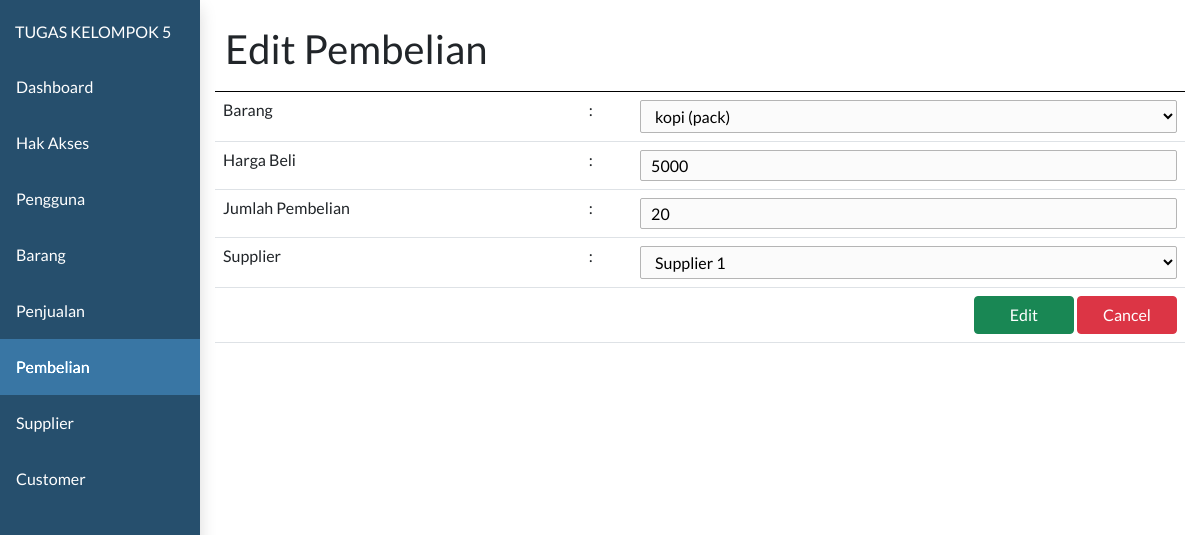
The page /toko/admin.php?page=pembelian&subpage=pembelian-detail&id=15 on the database its author committed.
### tables this page shows
CREATE TABLE `pembelian` (
  `id_pembelian` int(11) NOT NULL,
  `jumlah_pembelian` int(11) DEFAULT NULL,
  `harga_beli` double DEFAULT NULL,
  `id_barang` int(11) DEFAULT NULL,
  `id_supplier` int(11) DEFAULT NULL,
  `created_at` timestamp NULL DEFAULT current_timestamp(),
  `updated_at` timestamp NULL DEFAULT NULL ON UPDATE current_timestamp()
);

CREATE TABLE `barang` (
  `id_barang` int(11) NOT NULL,
  `nama_barang` varchar(255) DEFAULT NULL,
  `keterangan` text DEFAULT NULL,
  `satuan` varchar(20) DEFAULT NULL,
  `id_pengguna` int(11) DEFAULT NULL
);

CREATE TABLE `supplier` (
  `id_supplier` int(11) NOT NULL,
  `nama_supplier` varchar(255) DEFAULT NULL,
  `no_hp_supplier` varchar(30) DEFAULT NULL,
  `alamat_supplier` text DEFAULT NULL
);

### toko/controller/pembelian_controller.php (called while the page is built, shortened)
<?php
require_once "controller/base_controller.php";
class PembelianController {
    function callmodel(){
        $baseController = new BaseController();
    }
    function pembelian_detail($data){
        $model = new model;
        $penjualan_detail = $model->selectWhere("pembelian", "id_pembelian = '$data'");
        return $penjualan_detail;
    }
}
?>

### toko/model/model.php (called while the page is built, shortened)
<?php
class model {
    function select($table){
        require "koneksi.php";
        $data = mysqli_query($connect, "SELECT * FROM $table");
        $dataarray = array();
            while($row = mysqli_fetch_assoc($data)){
                $dataarray[] = $row;
            }
        return $dataarray;
    }
    function selectWhere($table, $where){
        require "koneksi.php";
        $data = mysqli_query($connect, "SELECT * FROM $table where $where");
        $dataarray = array();
            while($row = mysqli_fetch_assoc($data)){
                $dataarray[] = $row;
            }
        return $dataarray;
    }
}
?>

### toko/controller/barang_controller.php (called while the page is built, shortened)
<?php
require_once "controller/base_controller.php";
class BarangController {
    function callmodel(){
        $baseController = new BaseController();
    }
    function barang_list(){
        $model = new model;
        $barang_list = $model->select("barang");
        return $barang_list;
    }
}
?>

### toko/controller/supplier_controller.php (called while the page is built, shortened)
<?php
require_once "controller/base_controller.php";
class SupplierController {
    function callmodel(){
        $baseController = new BaseController();
    }
    function supplier_list(){
        $model = new model;
        $supplier_list = $model->select("supplier");
        return $supplier_list;
    }
}
?>

### toko/view/pembelian/pembelian-detail.php (the view, shortened to what this page needs)
<?php
require_once "controller/pembelian_controller.php";
require_once "controller/supplier_controller.php";
require_once "controller/barang_controller.php";
$pembelianController = new PembelianController();
$pembelianController->callasset();
$pembelianDetail = null;
if (isset($_GET['id'])) {
  $pembelianDetail = $pembelianController->pembelian_detail($_GET['id']);
}
$supplierController = new SupplierController();
$supplierList = $supplierController->supplier_list();
$barangController = new BarangController();
$barangList = $barangController->barang_list();
?>
<html>
<head>
</head>
<body>
  <div class="clm-12" style="border-bottom:1px solid black;">
    <h1><?php echo $pembelianDetail != null ? "Edit Pembelian" : "Tambah Pembelian" ?></h1>
  </div>
  <form action="submit.php" method="post" enctype="multipart/form-data">
    <table class="table">
      <tr>
        <td>Barang</td>
        <td>:</td>
        <td>
          <select name="id_barang" class="input" required>
            <?php foreach ($barangList as $barang) : ?>
              <option value="<?php echo $barang['id_barang']; ?>" <?php if ($pembelianDetail != null && $barang['id_barang'] == $pembelianDetail[0]['id_barang']) {
                                                                        echo "selected";
                                                                      } ?>><?php echo $barang['nama_barang'] . " (" . $barang["satuan"] . ")"; ?></option>
            <?php endforeach ?>
          </select>
        </td>
      </tr>
      <tr>
        <td>Harga Beli</td>
        <td>:</td>
        <td><input type="text" class="input" name="harga_beli" value="<?php echo $pembelianDetail != null ? $pembelianDetail[0]['harga_beli'] : '' ?>" autocomplete="off" required/></td>
      </tr>
      <tr>
        <td>Jumlah Pembelian</td>
        <td>:</td>
        <td><input type="text" class="input" name="jumlah_pembelian" value="<?php echo $pembelianDetail != null ? $pembelianDetail[0]['jumlah_pembelian'] : '' ?>" autocomplete="off" required/></td>
      </tr>
      <tr>
        <td>Supplier</td>
        <td>:</td>
        <td>
          <select name="id_supplier" class="input" required>
            <?php foreach ($supplierList as $supplier) : ?>
              <option value="<?php echo $supplier['id_supplier']; ?>" <?php if ($pembelianDetail != null && $supplier['id_supplier'] == $pembelianDetail[0]['id_supplier']) {
                                                                        echo "selected";
                                                                      } ?>><?php echo $supplier['nama_supplier']; ?></option>
            <?php endforeach ?>
          </select>
        </td>
      </tr>
      <tr>
        <td colspan="3" style="text-align:right">
          <?php if ($pembelianDetail) : ?>
            <input type="submit" name="pembelian-edit-submit" class="btn btn-success" style="width:100px;" value="Edit">
          <?php endif ?>
          <a href="?page=pembelian&&subpage=pembelian-list"><input type="button" class="btn btn-danger" style="width:100px;" value="Cancel"></a>
        </td>
      </tr>
    </table>
  </form>
</body>
</html>

### toko/assets/css/style.css (style rules this page uses)
* { font-family: 'lato'; margin: 0px; }
.clm-1, .clm-2, .clm-3, .clm-4, .clm-5, .clm-6, .clm-7, .clm-8, .clm-9, .clm-10, .clm-11, .clm-12 { float:left; padding:10px; box-sizing: border-box; }
.clm-12 { width:100%; }
.input { padding: 5px 10px; border:1px solid #b5b5b5; background:#fbfbfb; border-radius:2px; width: 100%; }

### rows shown on the page
pembelian: id_barang "kopi (pack)", harga_beli "5000", jumlah_pembelian "20", id_supplier "Supplier 1"
